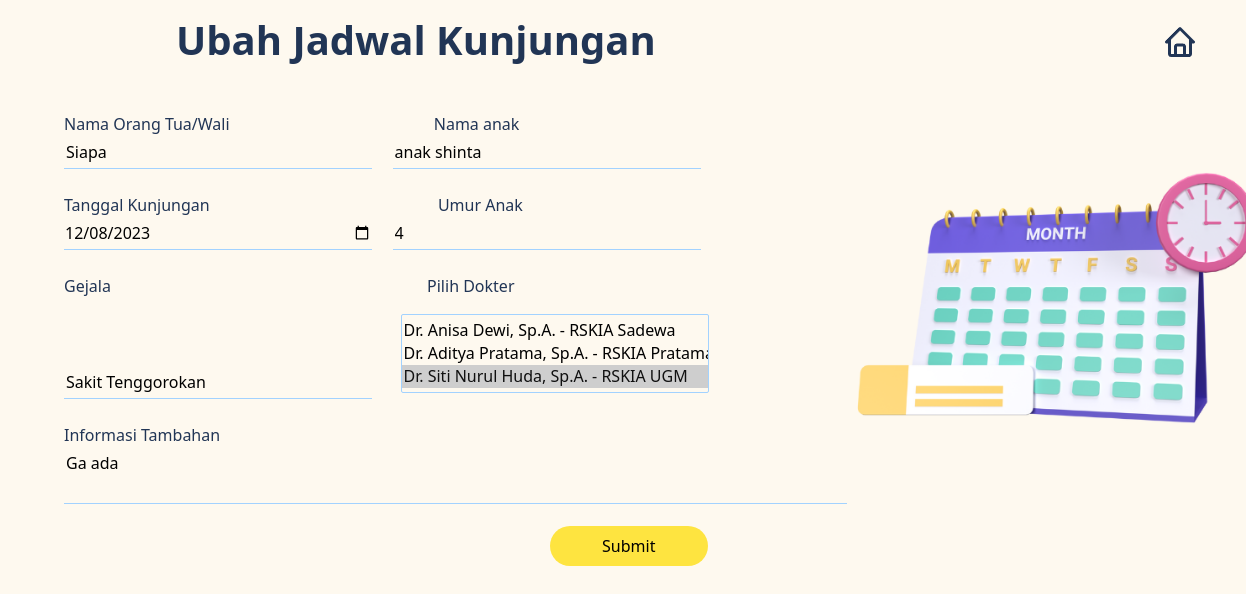
The page /edit_page.php?kunjunganID=11 (signed in) on the database its author committed.
### tables this page shows
CREATE TABLE `kunjungan` (
  `parent_name` varchar(30) NOT NULL,
  `children_name` varchar(30) NOT NULL,
  `troubling_symptoms` varchar(30) NOT NULL,
  `addictional_information` text NOT NULL,
  `children_age` int(3) NOT NULL,
  `visit_date` date NOT NULL,
  `status` int(11) NOT NULL,
  `pasienID` int(11) NOT NULL,
  `dokterID` int(11) NOT NULL,
  `kunjunganID` int(11) NOT NULL
);

### edit_page.php (the view, shortened to what this page needs)
<!doctype html>
<html lang="en">
<head>
    <link href="https://cdn.jsdelivr.net/npm/bootstrap@5.3.2/dist/css/bootstrap.min.css" rel="stylesheet">
</head>
<body style="background-color: #FEF9EF; color: #213555;">
    <ul class="nav justify-content-between bg-transparent mt-3 mb-3" style="margin-left: 11rem; margin-right: 2rem;">
        <li class="nav-item">
            <h1 class="fs-1 fw-bold">Ubah Jadwal Kunjungan</h1>
        </li>
        <li class="nav-item">
            <a class="nav-link fs-5" style="color : #213555;" href="home.php"><button class="navbar-toggler border border-0" type="button" data-bs-toggle="offcanvas" data-bs-target="#offcanvasNavbar" aria-controls="offcanvasNavbar" aria-label="Toggle navigation">
                    <img />
                </button></a>
        </li>
    </ul>
    <div class="row">
        <div class="col-8">
            <?php
            include 'connect_pemweb.php';
            $id = $_GET['kunjunganID'];
            $query = mysqli_query($connect, "select * from kunjungan where kunjunganID = '$id'");
            $data = mysqli_fetch_array($query);
            ?>
            <form class="mx-3" action="edit.php" method="POST">
                <input type="hidden" name="kunjunganID" value="<?php echo $data['kunjunganID'] ?>"><br>
                <label class="ms-5 pe-5" for="oarngtua">Nama Orang Tua/Wali</label>
                <label for="anak" class="px-5" style="margin-left: 6.5rem;">Nama anak </label> <br>
                <input class="fw-light ms-5 bg-transparent py-1" type="text" name="orangtua" value="<?php echo $data['parent_name'] ?>" style="width: 39%; border: none; border-bottom: 1px solid #A2D2FF; margin-left : 6.5rem" required>
                <input class="fw-light ms-3 bg-transparent py-1" type="text" name="anak" value="<?php echo $data['children_name'] ?>" style="width: 39%; border: none; border-bottom: 1px solid #A2D2FF;" required>
                <br>
                <label class="ms-5 pe-5 mt-4" for="birth_date">Tanggal Kunjungan</label>
                <label for="umur" class="px-5" style="margin-left: 8rem;">Umur Anak</label> <br>
                <input class="fw-light ms-5 bg-transparent py-1" type="date" value="<?php echo $data['visit_date'] ?>" style="width: 39%; border: none; border-bottom: 1px solid #A2D2FF;" name="tgl_janji" required>
                <input class="fw-light ms-3 bg-transparent py-1" type="number" value="<?php echo $data['children_age'] ?>" style="width: 39%; border: none; border-bottom: 1px solid #A2D2FF;" name="umur" required>
                <br>
                <label class="ms-5 pe-5 mt-4" for="gejala">Gejala</label>
                <label for="dokter" class="px-5 pb-3" style="margin-left: 13.5rem;">Pilih Dokter</label> <br>
                <input class="fw-light ms-5 bg-transparent py-1" type="text" name="gejala" value="<?php echo $data['troubling_symptoms'] ?>" style="width: 39%; border: none; border-bottom: 1px solid #A2D2FF; margin-left : 6.5rem" required>
                <select name="dokter" id="dokter" class="py-1 ms-4 bg-transparent" size="3" style="width: 39%; background-color: #A2D2FF;">
                    <option value="1" <?php if ($data['dokterID'] == '1') echo 'selected'; ?>>Dr. Anisa Dewi, Sp.A. - RSKIA Sadewa</option>
                    <option value="2" <?php if ($data['dokterID'] == '2') echo 'selected'; ?>>Dr. Aditya Pratama, Sp.A. - RSKIA Pratama UPN</option>
                    <option value="3" <?php if ($data['dokterID'] == '3') echo 'selected'; ?>>Dr. Siti Nurul Huda, Sp.A. - RSKIA UGM</option>
                    <option value="4" <?php if ($data['dokterID'] == '4') echo 'selected'; ?>>Dr. Maya Indriani, Sp.A. - RSKIA Hermina</option>
                </select>
                <br>
                <label class="ms-5 mt-4" for="info">Informasi Tambahan</label> <br>
                <textarea class="fw-light ms-5 bg-transparent py-1" style="border: none; border-bottom: 1px solid #A2D2FF" name="info" cols="95" rows="2" required><?php echo $data['addictional_information'] ?></textarea>
                <br>
                <center>
                    <button class="mt-3 mb-5 rounded-pill border border-0 py-2 fw-medium" style="width: 20%; background-color: #FEE440; margin-left: 55%;" type="button" name="kirim" data-bs-toggle="modal" data-bs-target="#exampleModal">Submit </button>
                </center>
            </form>
        </div>
        <div class="col-4">
            <img src="janjian.png" alt="" width="420px">
        </div>
    </div>
</body>
</html>

### edit_page.php (style rules this page uses)
select { border-color: #A2D2FF; }

### rows shown on the page
kunjungan: orangtua "Siapa", anak "anak shinta", tgl_janji "12/08/2023", umur "4", gejala "Sakit Tenggorokan", dokter "Dr. Anisa Dewi, Sp.A. - RSKIA Sadewa / Dr. Aditya Pratama, Sp.A. - RSKIA Pratama UPN / Dr. Siti Nurul Huda, Sp.A. - RSKIA UGM ☑", info "Ga ada"
